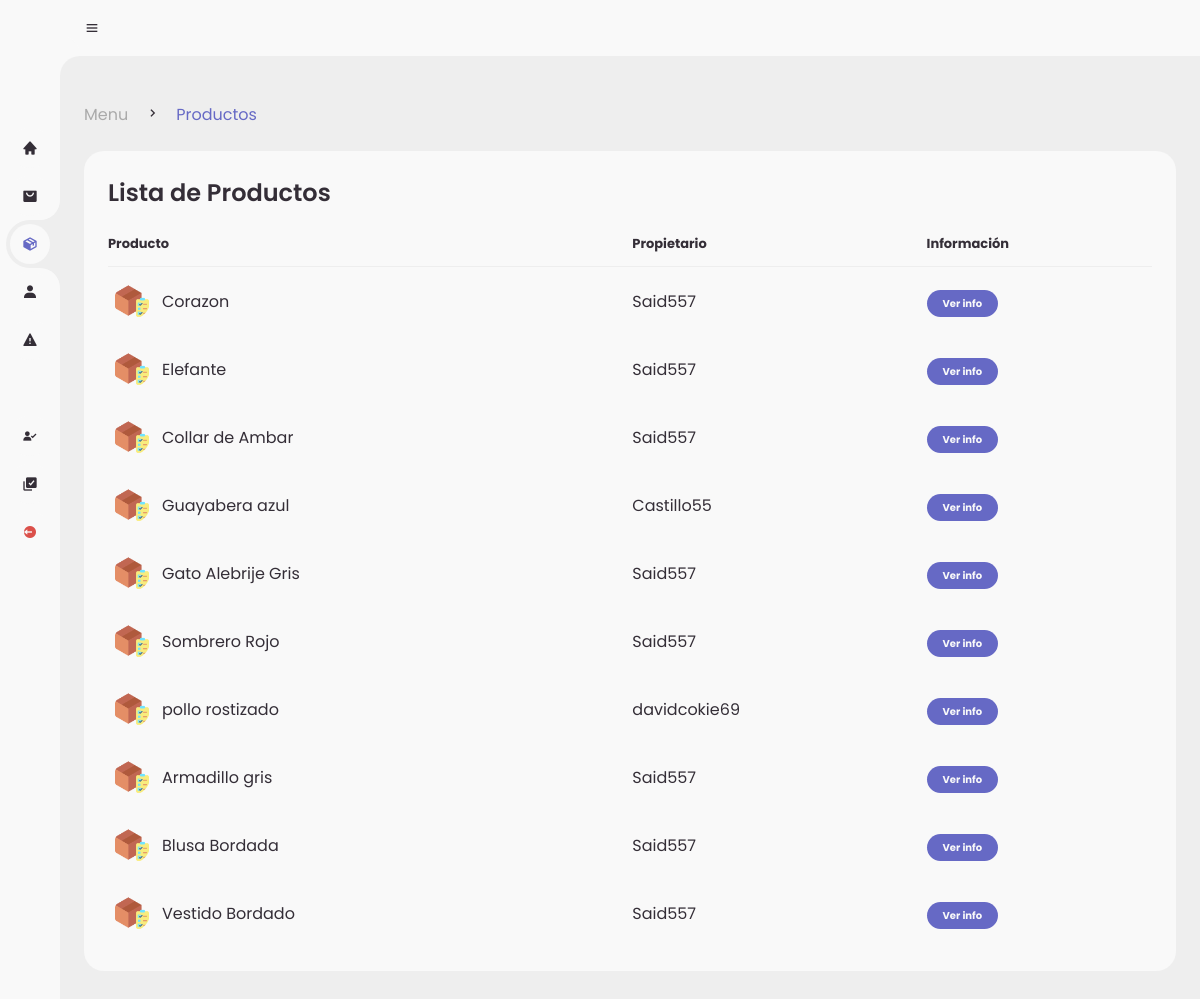
/admin/products.php, run on the app's committed database.
### tables this page shows
CREATE TABLE `products` (
  `id_product` int(11) NOT NULL,
  `product` varchar(80) NOT NULL,
  `image1` varchar(80) NOT NULL,
  `price` int(11) NOT NULL,
  `description` varchar(250) NOT NULL,
  `category` varchar(30) NOT NULL,
  `stock` int(11) NOT NULL,
  `image2` varchar(30) NOT NULL,
  `image3` varchar(30) NOT NULL,
  `ID_registro` int(11) DEFAULT NULL,
  `estatus` varchar(50) NOT NULL
);

CREATE TABLE `reg_sellers` (
  `IDregseller` int(11) NOT NULL,
  `Nombre` varchar(255) NOT NULL,
  `apellidos` varchar(255) NOT NULL,
  `nickname` varchar(255) NOT NULL,
  `lada` int(4) NOT NULL,
  `telefono` varchar(20) NOT NULL,
  `telefonoref` varchar(20) NOT NULL,
  `domicilio` varchar(255) NOT NULL,
  `postal` varchar(10) NOT NULL,
  `identificador` varchar(255) NOT NULL,
  `solicitud` varchar(50) NOT NULL,
  `ID_registro` int(11) DEFAULT NULL
);

### admin/products.php (the view, shortened to what this page needs)
<!DOCTYPE html>
<?php
	include('../global/conexion.php');
?>
<html lang="en">
<head>
	<link href='https://unpkg.com/boxicons@2.0.9/css/boxicons.min.css' rel='stylesheet'>
	<link rel="stylesheet" href="style.css">
</head>
<body>
	<section id="sidebar">
		<a href="./menu.php" class="brand">
		</a>
		<ul class="side-menu top">
			<li >
				<a href="./menu.php">
					<i class='bx bxs-home' ></i>
				</a>
			</li>
			<li>
				<a href="./orders.php">
					<i class='bx bxs-shopping-bag-alt' ></i>
				</a>
			</li>
			<li class="active">
				<a href="./products.php">
					<i class='bx bxs-package'></i>
				</a>
			</li>
			<li>
				<a href="./sellers.php">
					<i class='bx bxs-user' ></i>
				</a>
			</li>
			<li>
				<a href="./reports.php">
					<i class='bx bxs-error' ></i>
				</a>
			</li>
		</ul>
		<ul class="side-menu">
			<li>
				<a href="./reg-vendedores.php">
					<i class='bx bxs-user-check' ></i>
				</a>
			</li>
			<li>
				<a href="./reg-productos.php">
					<i class='bx bxs-select-multiple' ></i>
				</a>
			</li>
			<li>
				<a href="../global/logout.php" class="logout">
					<i class='bx bxs-log-out-circle' ></i>
				</a>
			</li>
		</ul>
	</section>
	<section id="content">
		<nav>
			<i class='bx bx-menu' ></i>
		</nav>
		<main>
			<div class="head-title">
				<div class="left">
					<ul class="breadcrumb">
						<li>
							<a href="./menu.php">Menu</a>
						</li>
						<li><i class='bx bx-chevron-right' ></i></li>
						<li>
							<a class="active" href="./products.php">Productos</a>
						</li>
					</ul>
				</div>
			</div>
			<div class="table-data">
				<div class="order">
					<div class="head">
						<h3>Lista de Productos</h3>
					</div>
					<table>
						<thead>
							<tr>
								<th>Producto</th>
								<th>Propietario</th>
								<th>Información</th>
							</tr>
						</thead>
						<tbody>
						<?php
							$query = mysqli_query($conn,"SELECT * FROM products INNER JOIN reg_sellers
							WHERE products.ID_registro = reg_sellers.ID_registro AND stock > 0 ORDER BY rand()");
							while($data = mysqli_fetch_array($query)){
						?>
							<tr>
								<td>
									<img src="../assets/utilities/caja.png">
									<p><?php echo $data['product']?></p>
								</td>
                                <td><?php echo $data['nickname']?></td>
								<td><a href="pages/det-prod.php?product=<?php echo $data['id_product']?>"><span class="status completed">Ver info</span></a></td>
							</tr>
						<?php }?>
						</tbody>
					</table>
				</div>
		</main>
	</section>
</body>
</html>

### data on the page
products: product "Corazon", reg_sellers.nickname "Said557"
products: product "Elefante", reg_sellers.nickname "Said557"
products: product "Collar de Ambar", reg_sellers.nickname "Said557"
products: product "Guayabera azul", reg_sellers.nickname "Castillo55"
products: product "Gato Alebrije Gris", reg_sellers.nickname "Said557"
products: product "Sombrero Rojo", reg_sellers.nickname "Said557"
products: product "pollo rostizado", reg_sellers.nickname "davidcokie69"
products: product "Armadillo gris", reg_sellers.nickname "Said557"
products: product "Blusa Bordada", reg_sellers.nickname "Said557"
products: product "Vestido Bordado", reg_sellers.nickname "Said557"
